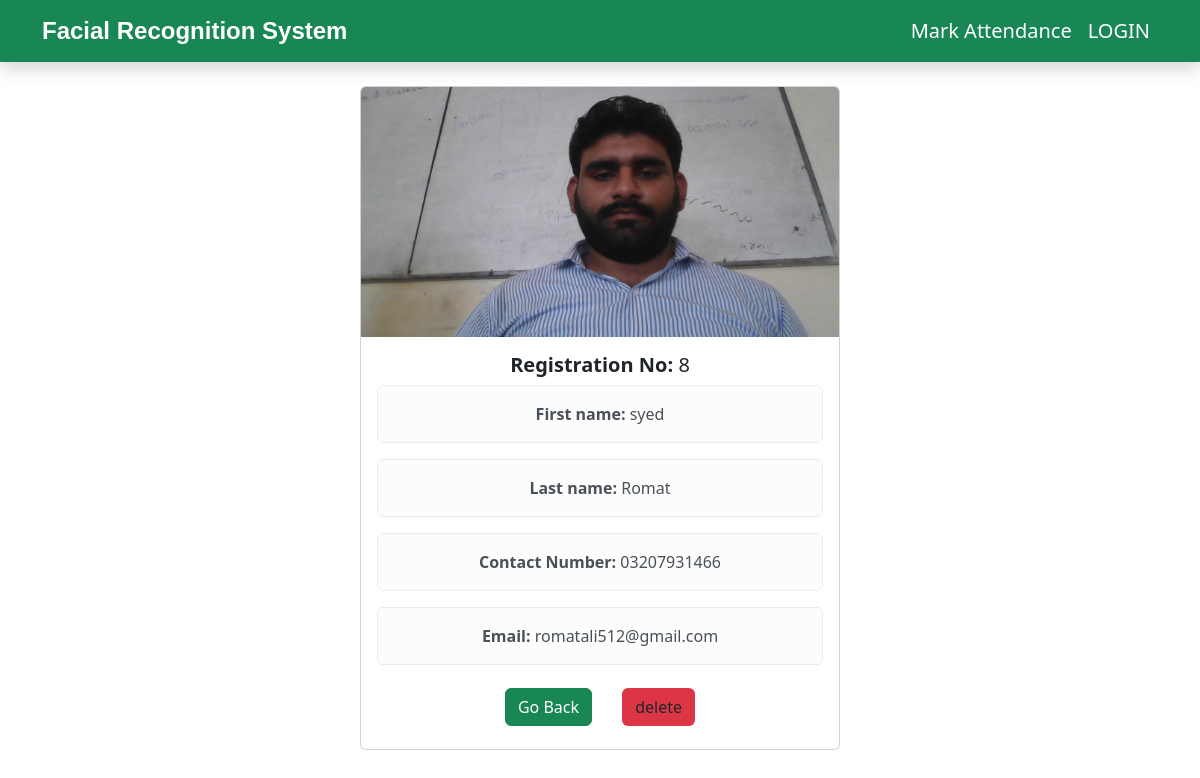
The app's page /detail/8 with its own data.
### Facial_Attendance/models.py (models this page shows, shortened)
class User_form(models.Model):
    first_name = models.CharField(max_length=50)
    last_name = models.CharField(max_length=50)
    email = models.EmailField(unique=True)
    phone_number = models.CharField(max_length=15, blank=True, null=True)
    profile_picture = models.ImageField(upload_to='profile_pictures/', blank=True, null=True)
    face_embedding = models.BinaryField()  # Store the face embedding as binary data

### Facial_Attendance/views.py (the view)
# urls.py: path("detail/<int:id>", person_detail, name="person_detail"),
def person_detail(request, id):
    person_detail = User_form.objects.get(pk = id)
    person_detail = {"person":person_detail}
    return render(request, "detail.html", person_detail)

### Facial_Attendance/templates/detail.html (shortened to what this page needs)
{% extends "base.html" %}
{% block content %}
<div style=" display: flex; align-items: center; justify-content: center;">
    <div class="row">
        <div class="col-md-4">
            <div class=" text-center mb-3">
                <div class="card" style="width: 30rem;">
                    <img class="card-img-top" src="/{{person.profile_picture}}" alt={{person.profile_picture}}
                        style="height: 250px;">
                    <div class="card-body">
                        <h5 class="card-title"> <b>Registration No: </b> {{person.id}}</h5>
                        <p class="alert alert-light">
                            <b>First name: </b> {{person.first_name}}
                        </p>
                        <p class="alert alert-light">
                            <b>Last name: </b> {{person.last_name}}
                        </p>
                        <p class="alert alert-light">
                            <b>Contact Number: </b> {{person.phone_number}}
                        </p>
                        <p class="alert alert-light">
                            <b>Email: </b> {{person.email}}
                        </p>
                        <a href="{% url 'attendanceRecord' %}" class="btn" target="_blank">
                            <button class="btn btn-success " type="button">Go Back</button>
                        </a>
                        <a href="/del/{{person.id}}" class="btn " target="_blank">
                            <button class="btn bg-danger " type="button">delete</button>
                        </a>
                    </div>
                </div>
            </div>
        </div>
    </div>
</div>
</div>
{% endblock content %}

### records on screen
User_form: profile_picture (picture), id "8", first_name "syed", last_name "Romat", phone_number "03207931466", email "romatali512@gmail.com"
